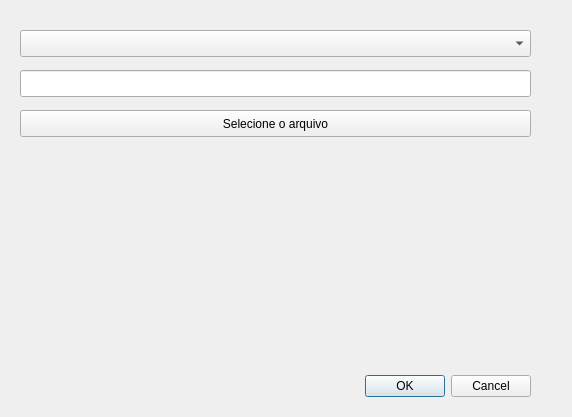
<?xml version="1.0" encoding="UTF-8"?>
<ui version="4.0">
 <class>TopodataDownloaderDialogBase</class>
 <widget class="QDialog" name="TopodataDownloaderDialogBase">
  <property name="geometry">
   <rect>
    <x>0</x>
    <y>0</y>
    <width>572</width>
    <height>417</height>
   </rect>
  </property>
  <property name="windowTitle">
   <string>Topodata Dowloader</string>
  </property>
  <widget class="QDialogButtonBox" name="button_box">
   <property name="geometry">
    <rect>
     <x>190</x>
     <y>370</y>
     <width>341</width>
     <height>32</height>
    </rect>
   </property>
   <property name="orientation">
    <enum>Qt::Horizontal</enum>
   </property>
   <property name="standardButtons">
    <set>QDialogButtonBox::Cancel|QDialogButtonBox::Ok</set>
   </property>
  </widget>
  <widget class="QComboBox" name="comboInputLayer">
   <property name="geometry">
    <rect>
     <x>20</x>
     <y>30</y>
     <width>511</width>
     <height>27</height>
    </rect>
   </property>
  </widget>
  <widget class="QLineEdit" name="lineEditPath">
   <property name="geometry">
    <rect>
     <x>20</x>
     <y>70</y>
     <width>511</width>
     <height>27</height>
    </rect>
   </property>
  </widget>
  <widget class="QPushButton" name="btnBrowse">
   <property name="geometry">
    <rect>
     <x>20</x>
     <y>110</y>
     <width>511</width>
     <height>27</height>
    </rect>
   </property>
   <property name="text">
    <string>Selecione o arquivo</string>
   </property>
  </widget>
 </widget>
 <resources/>
 <connections>
  <connection>
   <sender>button_box</sender>
   <signal>accepted()</signal>
   <receiver>TopodataDownloaderDialogBase</receiver>
   <slot>accept()</slot>
   <hints>
    <hint type="sourcelabel">
     <x>20</x>
     <y>20</y>
    </hint>
    <hint type="destinationlabel">
     <x>20</x>
     <y>20</y>
    </hint>
   </hints>
  </connection>
  <connection>
   <sender>button_box</sender>
   <signal>rejected()</signal>
   <receiver>TopodataDownloaderDialogBase</receiver>
   <slot>reject()</slot>
   <hints>
    <hint type="sourcelabel">
     <x>20</x>
     <y>20</y>
    </hint>
    <hint type="destinationlabel">
     <x>20</x>
     <y>20</y>
    </hint>
   </hints>
  </connection>
 </connections>
</ui>
